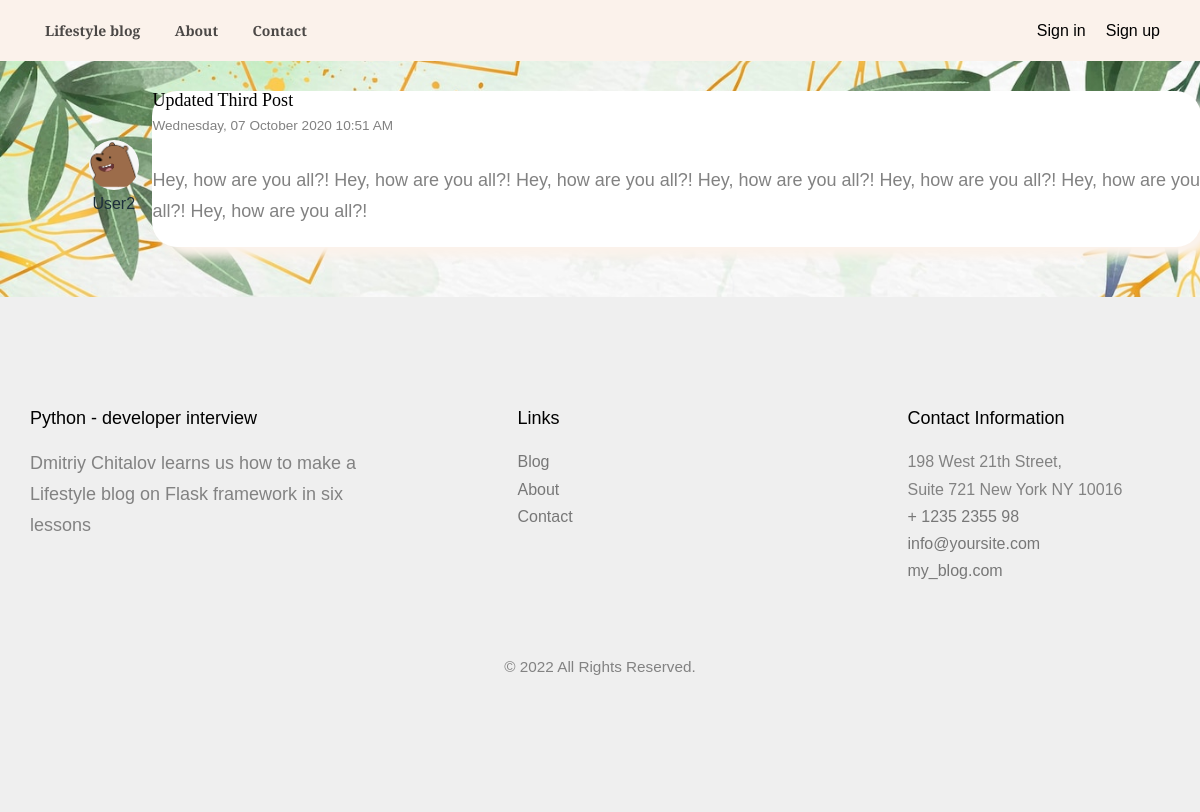
/post/6, run on an earlier commit of the app's database.
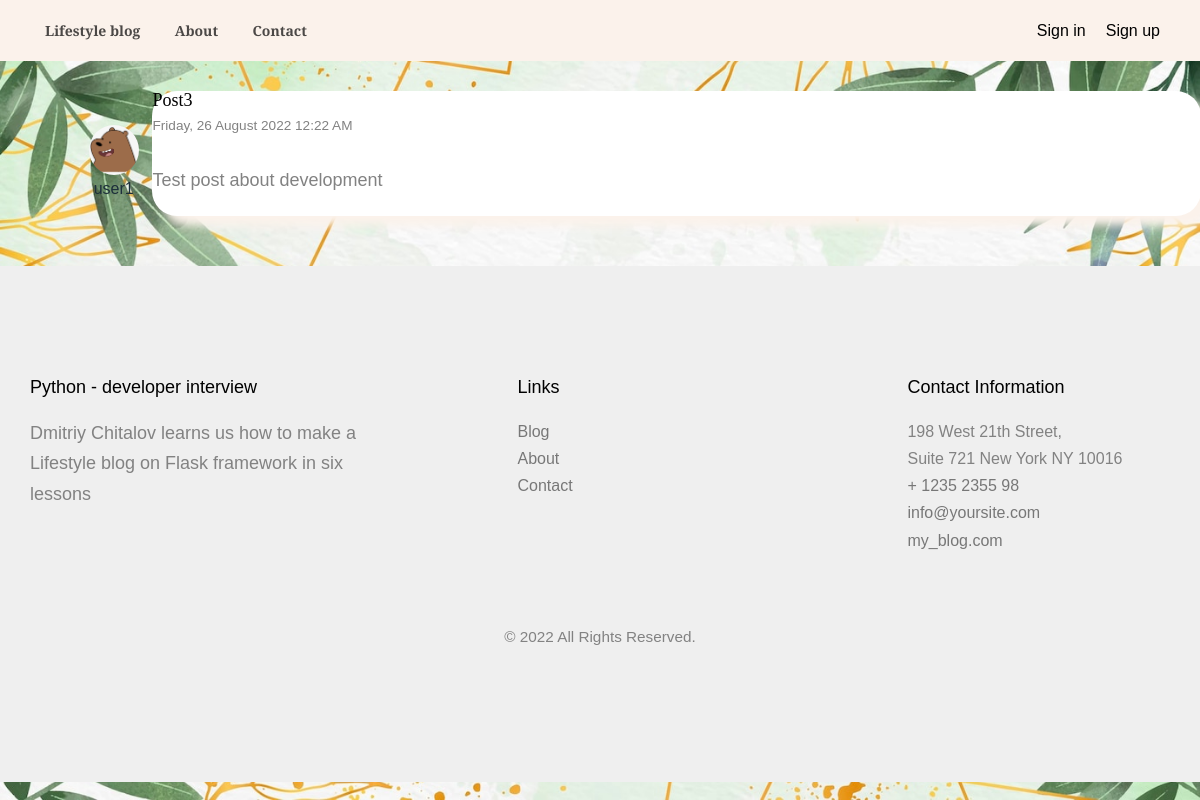
And on a later commit of the database.
### flask_blog/models.py (models this page shows, shortened)
class User(db.Model, UserMixin):
    id = db.Column(db.Integer, primary_key=True)
    username = db.Column(db.String(20), unique=True, nullable=False)
    email = db.Column(db.String(120), unique=True, nullable=False)
    image_file = db.Column(db.String(20), nullable=False,
                            default='default.png')
    password = db.Column(db.String(60), nullable=False)
    posts = db.relationship('Post', backref='author', lazy=True)

class Post(db.Model):
    id = db.Column(db.Integer, primary_key=True)
    title = db.Column(db.String(100), nullable=False)
    date_posted = db.Column(db.DateTime, nullable=False,
                            default=datetime.utcnow)
    content = db.Column(db.Text, nullable=False)
    user_id = db.Column(db.Integer, db.ForeignKey('user.id'),
						nullable=False)

### flask_blog/posts/routes.py (the view)
@posts.route("/post/<int:post_id>")
def post(post_id):
    post = Post.query.get_or_404(post_id)
    return render_template('post.html', title=post.title, post=post)

### flask_blog/templates/post.html (shortened to what this page needs)
{% extends "layout.html" %}
{% block content %}
  <div class="container" style="display: flex; justify-content: space-between; margin: 30px;">
    <article class="media" style="display: flex; flex-direction: column; justify-content: center;">
      <div class="avatar-container">
        <img class="avatar"  src="{{ url_for('static', filename='profile_pics/' + post.author.image_file) }}">
      </div>
    <a class="mr-2" href="{{ url_for('users.user_posts', username=post.author.username) }}" style="margin: 0 auto">{{ post.author.username }}</a>
  </article>
  <div class="card" style="margin-bottom: 20px;">
    <div class="card-body">
      <h4 class="card-title">{{ post.title }}</h4>
      <small>{{ post.date_posted.strftime('%A, %d %B %Y %I:%M %p') }}</small>
      <br>
      <br>
      <p class="card-text">{{ post.content }}</p>
    </div>
  </div>
</div>
{% endblock content %}

What changed in the data, as far as the page shows it:
no longer on this page (row edited): User: image_file (placeholder picture), author.username "User2"
now on this page (row edited): User: image_file (placeholder picture), author.username "user1"
changed Post: title "Updated Third Post" → "Post3"; date_posted "Wednesday, 07 October 2020 10:51 AM" → "Friday, 26 August 2022 12:22 AM"; content "Hey, how are you all?! Hey, how are you all?! Hey, how are you all?! Hey, how are you all?! Hey, how are you all?! Hey, how are you all?! Hey, how are you all?!" → "Test post about development"
